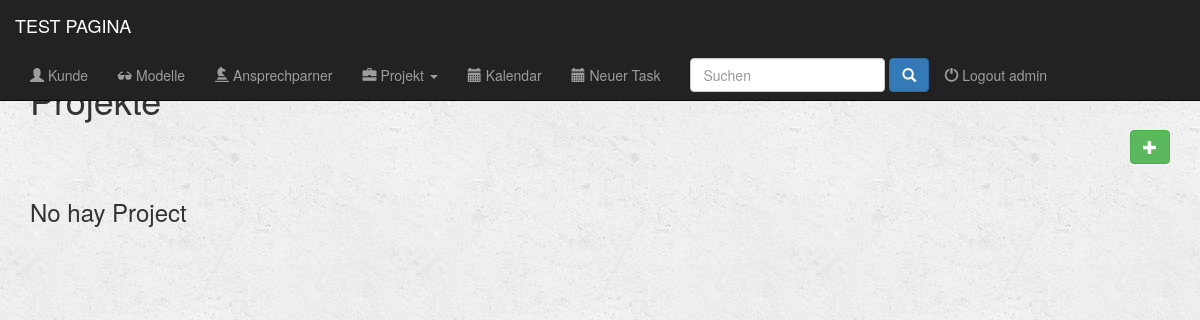
Before: /apli/project/ (signed in) with the older database file.
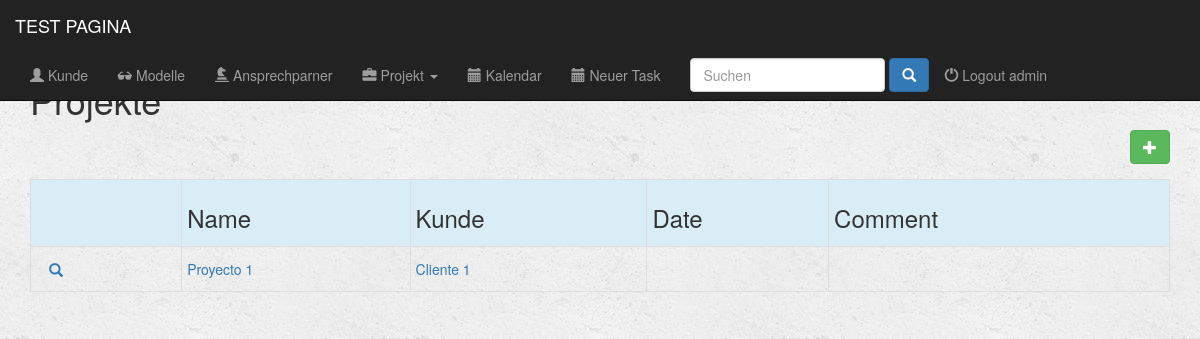
After: the same page with the newer database file.
### apli/models.py (models this page shows, shortened)
class Project(models.Model):
    name = models.CharField(max_length=200)
    client = models.ForeignKey(Client, on_delete=models.CASCADE)
    start = models.DateField()
    finish = models.DateField()
    user = models.ForeignKey(User, on_delete=models.CASCADE)
    comment = models.CharField(max_length=500, blank=True)
    sort = models.CharField(max_length=8, choices=(('angebot', 'angebot'), ('aufttrag', 'aufttrag'), ('job', 'job'),), default='angebot')
    statut = models.CharField(max_length=8, choices=(('project', 'project'), ('confirmed', 'confirmed'), ('realized', 'realized'), ('acquitted', 'acquitted'), ('canceled', 'canceled'),), default='angebot')
    all_day = models.IntegerField(null=True, blank=True)
    half_day = models.IntegerField(null=True, blank=True)
    half_day_price_pro = models.IntegerField(null=True, blank=True)
    all_day_price_pro = models.IntegerField(null=True, blank=True)
    over_price_pro = models.IntegerField(null=True, blank=True)
    all_in_price_pro = models.IntegerField(null=True, blank=True)
    half_day_price_semipro = models.IntegerField(null=True, blank=True)
    all_day_price_semipro = models.IntegerField(null=True, blank=True)
    over_price_semipro = models.IntegerField(null=True, blank=True)
    all_in_price_semipro = models.IntegerField(null=True, blank=True)
    country = models.CharField(max_length=50, blank=True)
    city = models.CharField(max_length=50, blank=True)
    zip_code = models.CharField(max_length=15, blank=True)
    address = models.CharField(max_length=100, blank=True)
    comment_address = models.CharField(max_length=500, blank=True)
    honorary_base = models.IntegerField(null=True, blank=True)
    honorary_plus = models.IntegerField(null=True, blank=True)
    quantity_models_honorary_plus = models.IntegerField(null=True, blank=True)
    ms_price = models.IntegerField(null=True, blank=True)
    ms_hours = models.IntegerField(null=True, blank=True)
    requirement_price = models.IntegerField(null=True, blank=True)
    requirement_hours = models.IntegerField(null=True, blank=True)
    requisiten_price_for_each_model = models.IntegerField(null=True, blank=True)
    other_title = models.CharField(max_length=50, blank=True)
    other_description = models.CharField(max_length=200, blank=True)
    other_price = models.IntegerField(null=True, blank=True)
    other_hours = models.IntegerField(null=True, blank=True)
    photo_price = models.IntegerField(null=True, blank=True)
    photo_hours = models.IntegerField(null=True, blank=True)
    total_price = models.IntegerField(null=True, blank=True)
    tax = models.IntegerField(default=19)

class Client(models.Model):
    name = models.CharField(max_length=200)
    name_short = models.CharField(max_length=100, blank=True)
    company = models.CharField(max_length=200, blank=True)
    company_short = models.CharField(max_length=100, blank=True)
    country = models.CharField(max_length=50, blank=True)
    city = models.CharField(max_length=50, blank=True)
    zip_code = models.CharField(max_length=15, blank=True)
    address = models.CharField(max_length=100, blank=True)
    email = models.EmailField()
    phone_regex = RegexValidator(regex=r'^\+?1?\d{9,15}$', message="Phone number must be entered in the format: '+999999999'. Up to 15 digits allowed.")
    phone = models.CharField(validators=[phone_regex], max_length=15)
    comment = models.CharField(max_length=500, blank=True)
    class Meta:
        verbose_name = 'Client'
        verbose_name_plural = 'Clients'
    def __str__(self):
        return self.name

### apli/views.py (the view)
@login_required(login_url='/register/login/')
def index_project(request):
    all_projects = Project.objects.all()
    return render(request, 'apli/index_project.html', {'all_projects': all_projects})

### fullcalendar/fullcalendar.py (called while the page is built)
def css_url():
    return FULLCALENDAR['css_url']

def print_css_url():
    return FULLCALENDAR['print_css_url']

def javascript_url():
    return FULLCALENDAR['javascript_url']

def jquery_url():
    return FULLCALENDAR['jquery_url']

def jquery_ui_url():
    return FULLCALENDAR['jquery_ui_url']

### fullcalendar/templatetags/fullcalendar_tags.py (called while the page is built)
@register.inclusion_tag("fullcalendar/calendar_init.html")
def calendar_init(calendar_config_options):
    return {'calendar_config_options': mark_safe(calendar_config_options)}

@register.simple_tag
def fullcalendar_css_url():
    return css_url()

@register.simple_tag
def fullcalendar_print_css_url():
    return print_css_url()

@register.simple_tag
def fullcalendar_javascript_url():
    return javascript_url()

@register.simple_tag
def fullcalendar_jquery_url():
    return jquery_url()

@register.simple_tag
def fullcalendar_jquery_ui_url():
    return jquery_ui_url()

@register.simple_tag
def fullcalendar_css():
    url = fullcalendar_css_url()
    return mark_safe("<link href='%s' rel='stylesheet' />" % url)

@register.simple_tag
def fullcalendar_print_css():
    url = fullcalendar_print_css_url()
    return mark_safe("<link href='%s' rel='stylesheet' media='print' />" % url)

### apli/templates/apli/index_project.html
{% extends 'apli/base.html' %}
{% block body %}
    <div class="container">
        <div class=" form-group input-group form-inline col-md-12">
            <h1>Projekte</h1>
            <a href="{% url 'proyecto_new' %}" <button type="submit" class=" btn btn-success btn-md pull-right"><span class="glyphicon glyphicon-plus" aria-hidden="true"></span> </a>
        </div>
    </div>
    <div class="container">
        {% if all_projects %}
            <div class="table-responsive">
                <table class="table table-striped table-hover table-condensed table-bordered">
                    <tr class="active info">
                        <th></th>
                        <th><h3>Name</h3></th>
                        <th><h3>Kunde</h3></th>
                        <th><h3>Date</h3></th>
                        <th><h3>Comment</h3></th>
                    </tr>
                    {% for project in all_projects %}
                        <tr>
                            <td>
                                <div class=" btn-group-xs">
                                    <div class="">
                                        <a href="{% url 'detail_project' project.id %}" class="btn btn-link btn-link glyphicon glyphicon-search"></a>
                                    </div>
                                </div>
                            </td>
                            <td><a href="{% url 'detail_project' project.id %}"><p class="form-control-static">{{project.name}}</p></a></td>
                            <td><a href="{% url 'detail_client' project.client.id %}"><p class="form-control-static">{{project.client}}</p></a></td>
                            <td><p class="form-control-static">{{project.fecha_creacion}}</p></td>
                            <td><p class="form-control-static">{{project.comment}}</p></td>
                        </tr>
                    {% endfor %}
                </table>
            </div>
        {% else %}
            <h3>No hay Project</h3>
        {% endif %}
    </div>
{% endblock%}

### apli/templates/apli/base.html (shortened to what this page needs)
{% load fullcalendar_tags %}
{% load static from staticfiles %}
<!DOCTYPE html>
<html lang="en">
    <head>
        {% fullcalendar_css %}
        {% fullcalendar_print_css %}
        <link rel="stylesheet" href="https://maxcdn.bootstrapcdn.com/bootstrap/3.3.6/css/bootstrap.min.css">
        <link rel="stylesheet" type="text/css" href="{% static 'apli/style.css' %}"/>
    </head>
    <body>
        <div class="container-fluid">
            <header>
                <div="row">
                    <nav class="navbar navbar-inverse navbar-fixed-top" role="navigation">
                        <div class="container-fluid">
                            <div class="navbar-header">
                                <a href="{% url 'ingreso' %}" class="navbar-brand">TEST PAGINA</a>
                            </div>
                            <div class="collapse navbar-collapse" id="topNavBar">
                                <ul class="nav navbar-nav">
                                    <li role="presentation" class="{% block clients_active %}{% endblock %}"><a href="{% url 'index_client' %}"><span class="glyphicon glyphicon-user" aria-hidden="true"></span> Kunde</a></li>
                                    <li role="presentation" class="{% block models_active %}{% endblock %}"><a href="{% url 'index_model' %}"><span class="glyphicon glyphicon-sunglasses" aria-hidden="true"></span> Modelle</a></li>
                                    <li role="presentation" class="{% block personas_active %}{% endblock %}"><a href="{% url 'index_personas' %}"><span class="glyphicon glyphicon-knight" aria-hidden="true"></span> Ansprechparner</a></li>
                                    <li class="dropdown">
                                        <a href="#" class="dropdown-toggle" data-toggle="dropdown" role="button" aria-expanded="false">
                                            <span class="glyphicon glyphicon-briefcase" aria-hidden="true"></span>
                                            Projekt
                                            <span class="caret"></span>
                                        </a>
                                    </li>
                                    <li role="presentation" class="{% block calendario_active %}{% endblock %}"><a href="{% url 'calendar_by_user' %}"><span class="glyphicon glyphicon-calendar" aria-hidden="true"></span> Kalendar</a></li>
                                    <li role="presentation" class="{% block task_active %}{% endblock %}}"><a href="{% url 'index_task' %}"><span class="glyphicon glyphicon-calendar" aria-hidden="true"></span> Neuer Task</a></li>
                                    <li role="presentation" >
                                        <form  method="GET" action="{% url 'busca' %}" class="navbar-form navbar-right" role="search" >
                                            <input type="text" placeholder="Suchen" class="form-control" name="q" value="{{ request.GET.q }}">
                                            <button type="submit" class="btn btn-primary ">
                                                <span class="glyphicon glyphicon-search"></span>
                                            </button>
                                        </form>
                                     </li>
                                    <div class= "nav navbar-nav" >
                                        {% if request.user.is_authenticated %}
                                            <li role="presentation" class="pull-right"><a href="{% url 'logout' %}" > <span class="glyphicon glyphicon-off" aria-hidden="true"></span> Logout {{ user }} </a></li>
                                        {% endif %}
                                    </div>
                                </ul>
                            </div>
                        </div>
                    </nav>
                </div>
        {% block body %}
        {% endblock %}
    </body>
</html>

Changed rows visible on the page:
added Project: name "Proyecto 1", client "Cliente 1"
Other visible differences:
text no longer shown: "No hay Project"
text now shown: "Name Kunde Date Comment"
